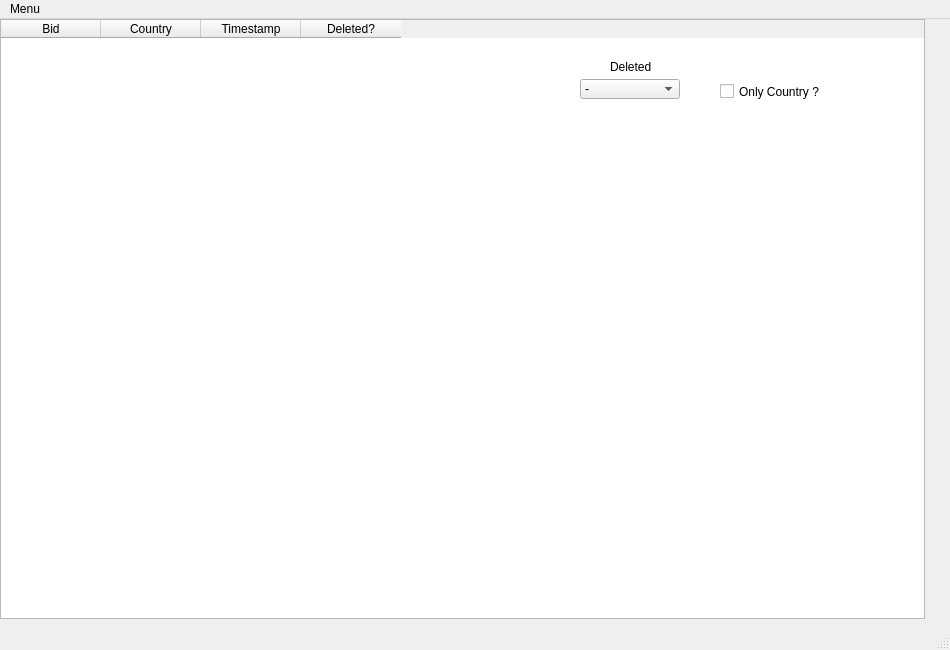
<?xml version="1.0" encoding="UTF-8"?>
<ui version="4.0">
 <class>MainWindow</class>
 <widget class="QMainWindow" name="MainWindow">
  <property name="geometry">
   <rect>
    <x>0</x>
    <y>0</y>
    <width>950</width>
    <height>650</height>
   </rect>
  </property>
  <property name="windowTitle">
   <string>MainWindow</string>
  </property>
  <widget class="QWidget" name="centralwidget">
   <widget class="QTableWidget" name="table1">
    <property name="geometry">
     <rect>
      <x>0</x>
      <y>0</y>
      <width>925</width>
      <height>600</height>
     </rect>
    </property>
    <property name="minimumSize">
     <size>
      <width>640</width>
      <height>0</height>
     </size>
    </property>
    <column>
     <property name="text">
      <string>Bid</string>
     </property>
    </column>
    <column>
     <property name="text">
      <string>Country</string>
     </property>
    </column>
    <column>
     <property name="text">
      <string>Timestamp</string>
     </property>
    </column>
    <column>
     <property name="text">
      <string>Deleted?</string>
     </property>
    </column>
   </widget>
   <widget class="QComboBox" name="comboBox">
    <property name="geometry">
     <rect>
      <x>580</x>
      <y>60</y>
      <width>100</width>
      <height>20</height>
     </rect>
    </property>
    <item>
     <property name="text">
      <string>-</string>
     </property>
    </item>
    <item>
     <property name="text">
      <string>True</string>
     </property>
    </item>
    <item>
     <property name="text">
      <string>False</string>
     </property>
    </item>
   </widget>
   <widget class="QCheckBox" name="checkBox">
    <property name="geometry">
     <rect>
      <x>720</x>
      <y>60</y>
      <width>100</width>
      <height>25</height>
     </rect>
    </property>
    <property name="text">
     <string>Only Country ?</string>
    </property>
   </widget>
   <widget class="QLabel" name="label">
    <property name="geometry">
     <rect>
      <x>610</x>
      <y>40</y>
      <width>49</width>
      <height>16</height>
     </rect>
    </property>
    <property name="text">
     <string>Deleted</string>
    </property>
   </widget>
  </widget>
  <widget class="QMenuBar" name="menubar">
   <property name="geometry">
    <rect>
     <x>0</x>
     <y>0</y>
     <width>950</width>
     <height>22</height>
    </rect>
   </property>
   <widget class="QMenu" name="menuCerts">
    <property name="geometry">
     <rect>
      <x>267</x>
      <y>126</y>
      <width>160</width>
      <height>126</height>
     </rect>
    </property>
    <property name="title">
     <string>Menu</string>
    </property>
    <addaction name="actionTl"/>
    <addaction name="actionCert"/>
    <addaction name="actionRule"/>
    <addaction name="actionRl"/>
   </widget>
   <addaction name="menuCerts"/>
  </widget>
  <widget class="QStatusBar" name="statusbar"/>
  <action name="actionTl">
   <property name="text">
    <string>Trustlist</string>
   </property>
  </action>
  <action name="actionCert">
   <property name="text">
    <string>Certificates</string>
   </property>
  </action>
  <action name="actionRule">
   <property name="text">
    <string>Rules</string>
   </property>
  </action>
  <action name="actionRl">
   <property name="text">
    <string>Revocation</string>
   </property>
  </action>
 </widget>
 <resources/>
 <connections/>
</ui>
